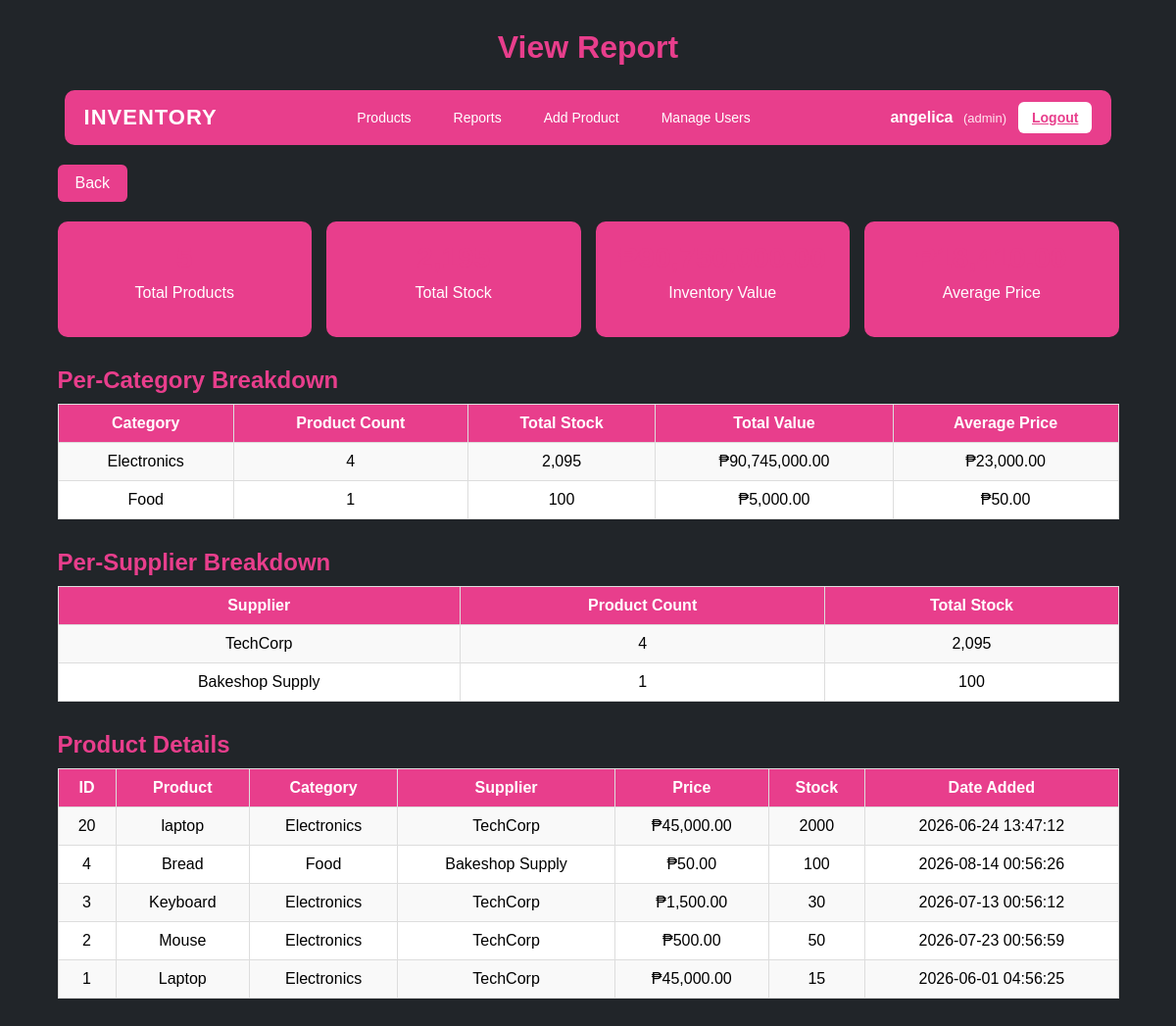
/report.php (signed in), run on the app's committed database.
### tables this page shows
CREATE TABLE `products` (
  `id` int(11) NOT NULL,
  `name` varchar(150) NOT NULL,
  `description` text DEFAULT NULL,
  `price` decimal(10,2) NOT NULL,
  `stock` int(11) NOT NULL DEFAULT 0,
  `category_id` int(11) NOT NULL,
  `supplier_id` int(11) NOT NULL,
  `created_at` timestamp NOT NULL DEFAULT current_timestamp()
);

CREATE TABLE `categories` (
  `id` int(11) NOT NULL,
  `name` varchar(100) NOT NULL
);

CREATE TABLE `suppliers` (
  `id` int(11) NOT NULL,
  `name` varchar(100) NOT NULL,
  `contact_person` varchar(100) DEFAULT NULL,
  `phone` varchar(20) DEFAULT NULL
);

### report.php (the view, shortened to what this page needs)
<?php
require_once 'config.php';
$statsRes = mysqli_query($conn, "SELECT COUNT(*) AS total_products, COALESCE(SUM(stock),0) AS total_stock, COALESCE(SUM(price * stock),0) AS total_value, COALESCE(AVG(price),0) AS avg_price FROM products");
$stats = mysqli_fetch_assoc($statsRes);
$catSql = "SELECT c.name AS category, COUNT(p.id) AS product_count,
COALESCE(SUM(p.stock),0) AS
total_stock, COALESCE(SUM(p.price * p.stock),0) AS total_value,
 COALESCE(AVG(p.price),0) AS
 avg_price FROM products p JOIN
 categories c ON p.category_id = c.id
  GROUP BY c.id,
c.name ORDER BY total_value DESC";
$catRes = mysqli_query($conn, $catSql);
$supSql = "SELECT s.name AS supplier,
 COUNT(p.id) AS product_count, COALESCE(SUM(p.stock),0) AS
 total_stock FROM products p JOIN suppliers s ON p.supplier_id = s.id
 GROUP BY s.id, s.name ORDER BY product_count DESC";
$supRes = mysqli_query($conn, $supSql);
$prodRes = mysqli_query($conn, "SELECT p.id, p.name, p.price, p.stock, c.name AS category, s.name AS supplier,
p.created_at FROM products p LEFT JOIN categories c ON p.category_id=c.id LEFT JOIN suppliers s ON p.supplier_id=s.id
ORDER BY p.id DESC");
?>
<!DOCTYPE html>
<html>
<head>
</head>
<body>
<div class="container">
    <h1>View Report</h1>
     <?php include 'navbar.php'; ?>
    <a href="index.php" class="back-btn">Back</a>
    <div class="stats">
        <div class="card">
            <h2><?php echo number_format($stats['total_products']); ?></h2>
            <p>Total Products</p>
        </div>
        <div class="card">
            <h2><?php echo number_format($stats['total_stock']); ?></h2>
            <p>Total Stock</p>
        </div>
        <div class="card">
            <h2>₱<?php echo number_format($stats['total_value'],2); ?></h2>
            <p>Inventory Value</p>
        </div>
        <div class="card">
            <h2>₱<?php echo number_format($stats['avg_price'],2); ?></h2>
            <p>Average Price</p>
        </div>
    </div>
<h2 class="section-title">Per-Category Breakdown</h2>
<table>
    <tr>
        <th>Category</th>
        <th>Product Count</th>
        <th>Total Stock</th>
        <th>Total Value</th>
        <th>Average Price</th>
    </tr>
    <?php while($c = mysqli_fetch_assoc($catRes)){ ?>
    <tr>
        <td><?php echo htmlspecialchars($c['category']); ?></td>
        <td><?php echo number_format($c['product_count']); ?></td>
        <td><?php echo number_format($c['total_stock']); ?></td>
        <td>₱<?php echo number_format($c['total_value'],2); ?></td>
        <td>₱<?php echo number_format($c['avg_price'],2); ?></td>
    </tr>
    <?php } ?>
</table>
<h2 class="section-title">Per-Supplier Breakdown</h2>
<table>
    <tr>
        <th>Supplier</th>
        <th>Product Count</th>
        <th>Total Stock</th>
    </tr>
    <?php while($s = mysqli_fetch_assoc($supRes)){ ?>
    <tr>
        <td><?php echo htmlspecialchars($s['supplier']); ?></td>
        <td><?php echo number_format($s['product_count']); ?></td>
        <td><?php echo number_format($s['total_stock']); ?></td>
    </tr>
    <?php } ?>
</table>
<h2 class="section-title">Product Details</h2>
<table>
    <tr>
        <th>ID</th>
        <th>Product</th>
        <th>Category</th>
        <th>Supplier</th>
        <th>Price</th>
        <th>Stock</th>
        <th>Date Added</th>
    </tr>
    <?php while($row = mysqli_fetch_assoc($prodRes)){ ?>
    <tr class="<?php if($row['stock']<20) echo 'low-stock'; ?>">
        <td><?php echo $row['id']; ?></td>
        <td><?php echo htmlspecialchars($row['name']); ?></td>
        <td><?php echo htmlspecialchars($row['category'] ?? '-'); ?></td>
        <td><?php echo htmlspecialchars($row['supplier'] ?? '-'); ?></td>
        <td>₱<?php echo isset($row['price']) ? number_format($row['price'],2) : '-'; ?></td>
        <td><?php echo isset($row['stock']) ? $row['stock'] : '-'; ?></td>
        <td><?php echo $row['created_at']; ?></td>
    </tr>
    <?php } ?>
</table>
</div>
</body>
</html>

### report.php (style rules this page uses)
body { font-family: Arial; background:#212529; margin:30px; }
.container { width:95%; margin:auto; }
h1 { text-align:center; color:#e83e8c; margin-bottom:25px; }
h2 { color:#e83e8c; }
.section-title { margin:30px 0 10px; color:#e83e8c; font-weight:700; }
.stats { display:flex; justify-content:space-between; margin-bottom:25px; gap:15px; }
.card { width:23%; background:#e83e8c; color:white; text-align:center; padding:20px; border-radius:10px; transition:0.3s ease; }
.card h2 { margin:0; font-size:30px; }
.card p { margin-top:10px; font-size:16px; }
.back-btn { background:#e83e8c; color:white; padding:10px 18px; text-decoration:none; border-radius:6px; display:inline-block; margin-bottom:20px; transition:0.3s ease; }
.section-title { margin:30px 0 10px; color:#e83e8c !important; font-weight:700; }
table { width:100%; border-collapse:collapse; background:white; margin-bottom:25px; }
table th { background:#e83e8c; color:white; }
table th, table td { padding:10px; border:1px solid #ddd; text-align:center; }
table tr:nth-child(even) { background:#f9f9f9; }
.low-stock { background:#f8d7da; }

### data on the page
products: id "20", name "laptop", category.name "Electronics", supplier.name "TechCorp", price "45,000.00", stock "2000", created_at "2026-06-24 13:47:12"
products: id "4", name "Bread", category.name "Food", supplier.name "Bakeshop Supply", price "50.00", stock "100", created_at "2026-08-14 00:56:26"
products: id "3", name "Keyboard", category.name "Electronics", supplier.name "TechCorp", price "1,500.00", stock "30", created_at "2026-07-13 00:56:12"
products: id "2", name "Mouse", category.name "Electronics", supplier.name "TechCorp", price "500.00", stock "50", created_at "2026-07-23 00:56:59"
products: id "1", name "Laptop", category.name "Electronics", supplier.name "TechCorp", price "45,000.00", stock "15", created_at "2026-06-01 04:56:25"

### other printed values
$_SESSION['username'] "angelica"
$_SESSION['role'] "admin"
$c['category'] "Electronics"
$c['product_count'] "4"
$c['total_stock'] "2,095"
$c['total_value'] "90,745,000.00"
$c['avg_price'] "23,000.00"
$c['category'] "Food"
$c['product_count'] "1"
$c['total_stock'] "100"
$c['total_value'] "5,000.00"
$c['avg_price'] "50.00"
$s['supplier'] "TechCorp"
$s['product_count'] "4"
$s['total_stock'] "2,095"
